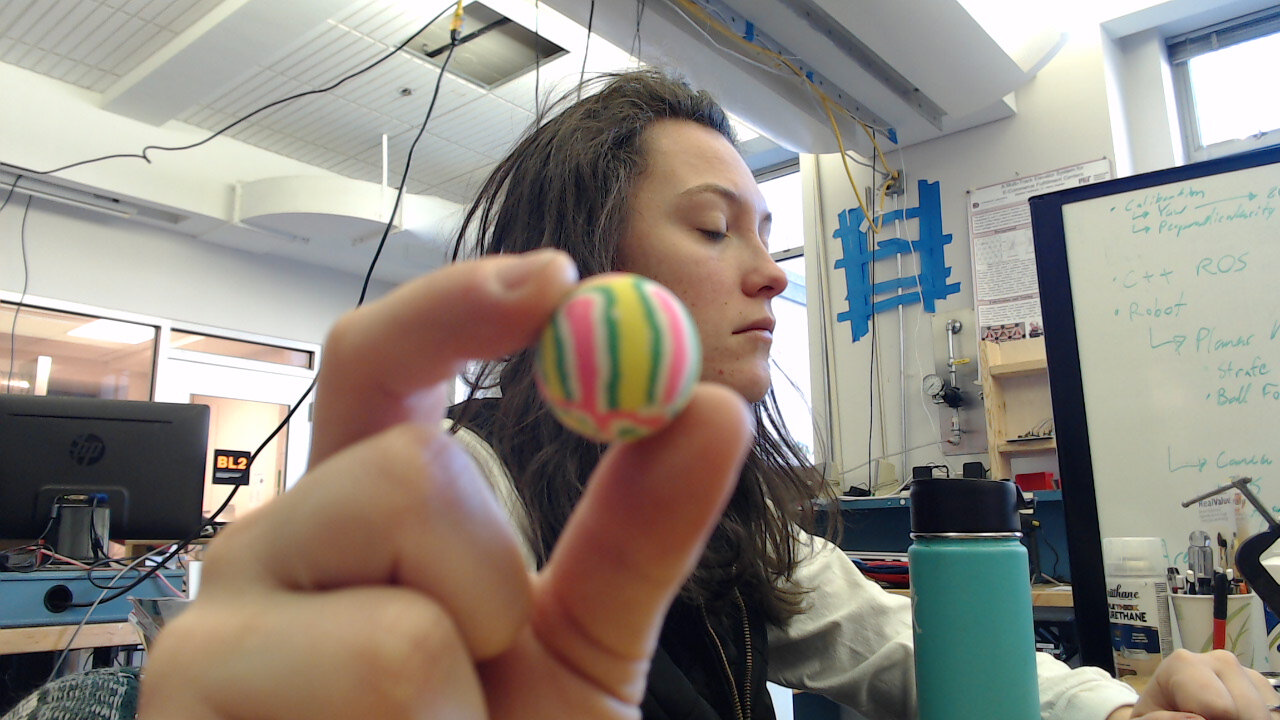
#> input picture RMH_CODE/bball.jpg, 1280 x 720 px, given in place of the camera
$ python color_tracking_2_1_29.py
#> lines starting #> are read from the running program, lines starting #| are printed output that depends on the picture; after the words box and inside, x2 and y2 are one past the last pixel; in counts of white or black regions, pixels touching at a corner belong together
# Python program for Detection of a
# specific color(blue here) using OpenCV with Python
import cv2
import numpy as np

# Webcamera no 0 is used to capture the frames
cap = cv2.VideoCapture(2)

# This drives the program into an infinite loop.
while(1):
    # Captures the live stream frame-by-frame
    _, frame = cap.read()
#> frame is the input picture: shape (720, 1280, 3); mean B, G, R 128.5, 136.9, 143.4
    # Converts images from BGR to HSV
    hsv = cv2.cvtColor(frame, cv2.COLOR_BGR2HSV)
#> hsv: shape (720, 1280, 3); mean H, S, V 57.1, 58, 150.5
    # lower_red = np.array([110,50,50])
    # upper_red = np.array([130,255,255])
    lower_red = np.array([0,100,100])
    upper_red = np.array([20,255,255])

    # Here we are defining range of bluecolor in HSV
    # This creates a mask of blue coloured
    # objects found in the frame.
    mask = cv2.inRange(hsv, lower_red, upper_red)
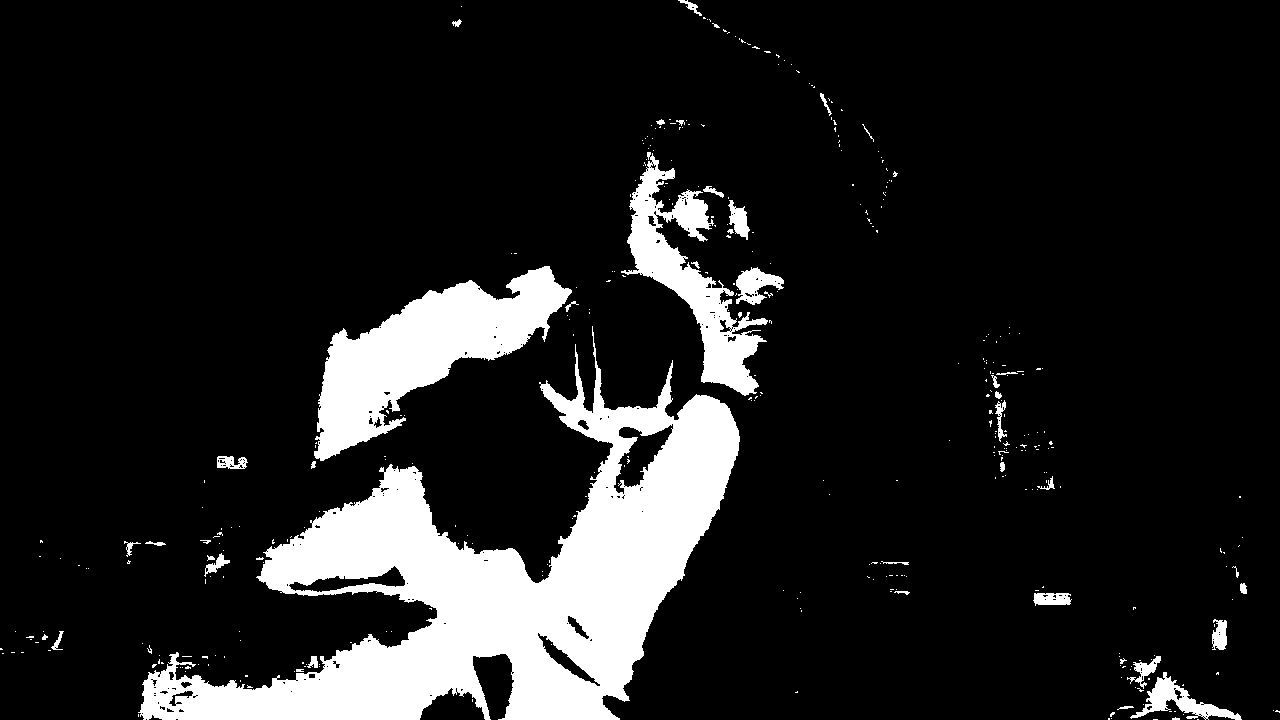
#> mask: shape (720, 1280); 13% white; 382 white regions (339 under 20 px), largest, box (x1, y1, x2, y2) and area: (138, 326, 740, 720) 81648, (314, 266, 572, 461) 20167, (621, 152, 768, 396) 10252

    # The bitwise and of the frame and mask is done so
    # that only the blue coloured objects are highlighted
    # and stored in res
    res = cv2.bitwise_and(frame,frame, mask= mask)
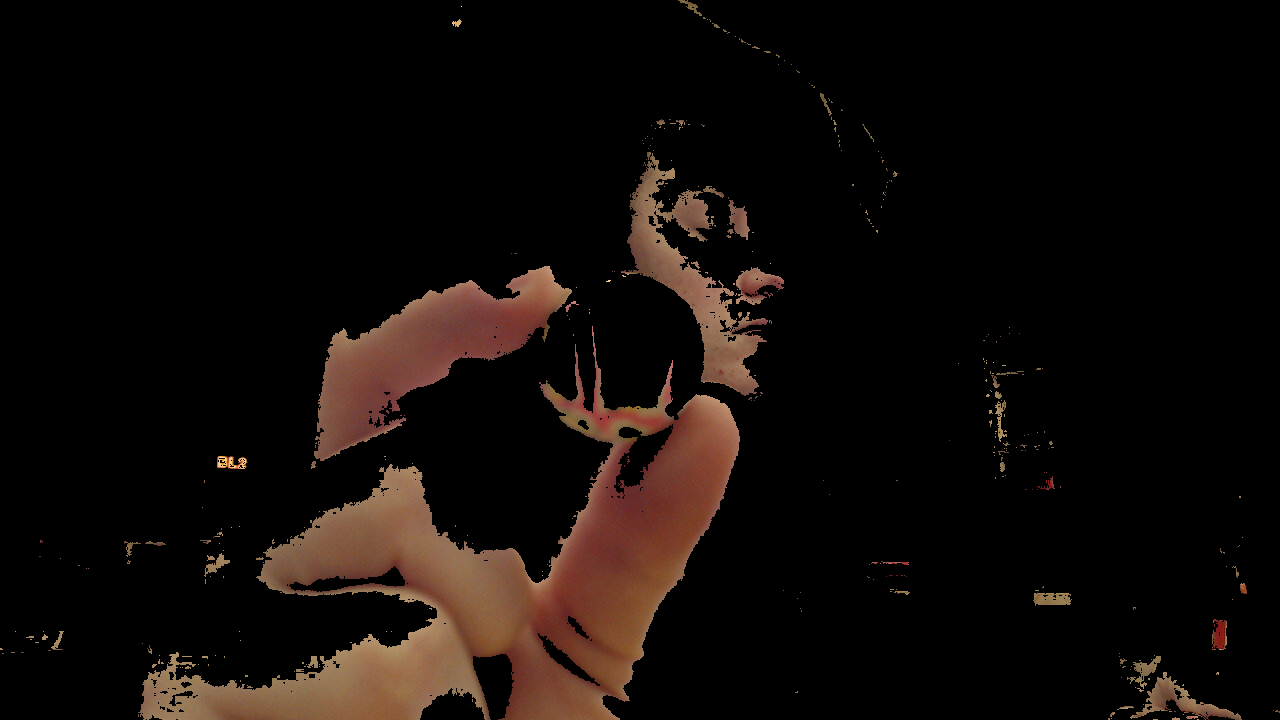
#> res: shape (720, 1280, 3); mean B, G, R 8.5, 11.4, 17.5
    cv2.imshow('frame',frame)
    cv2.imshow('mask',mask)
    cv2.imshow('res',res)

    # This displays the frame, mask
    # and res which we created in 3 separate windows.
    k = cv2.waitKey(5) & 0xFF
#> (key Esc is pressed here)
    if k == 27:
        break

# Destroys all of the HighGUI windows.
cv2.destroyAllWindows()

# release the captured frame
cap.release()
